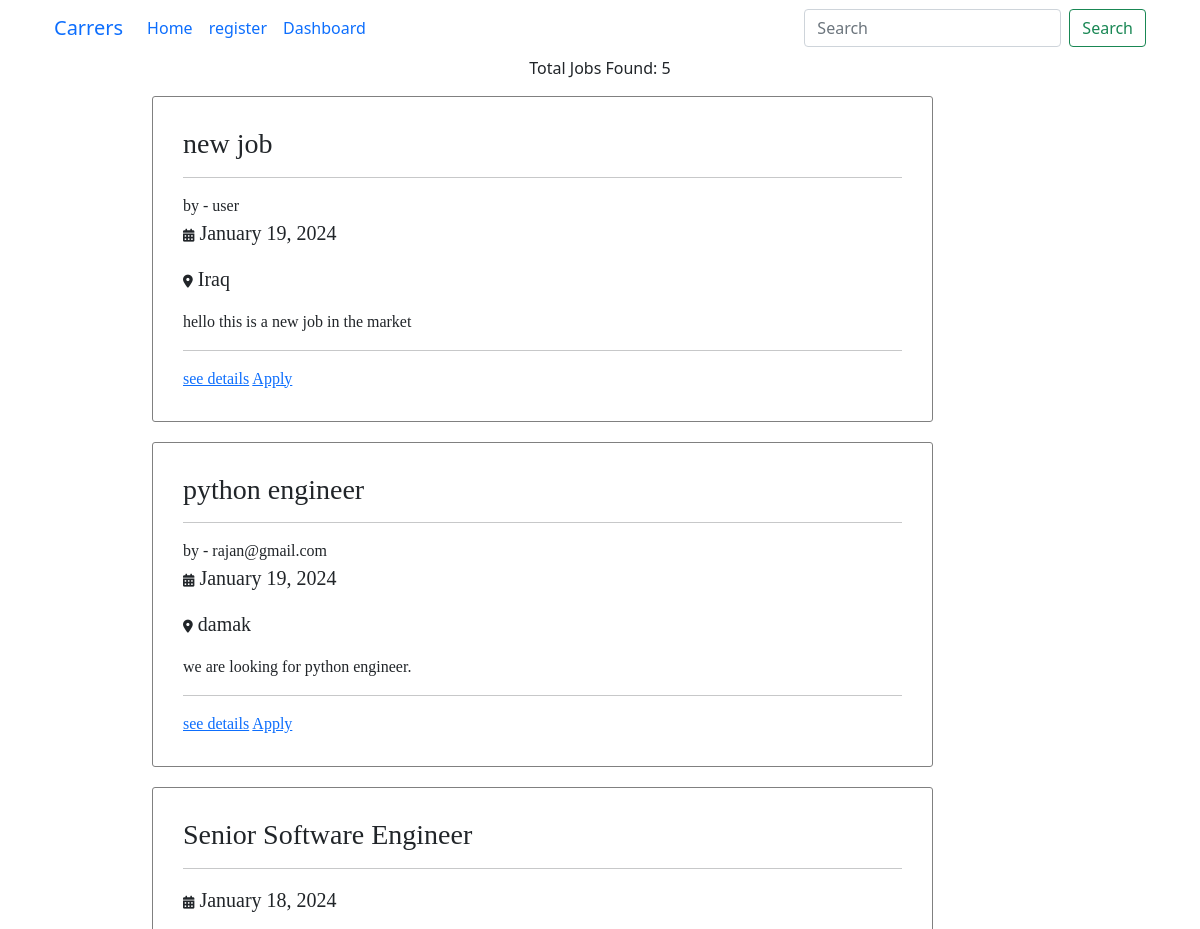
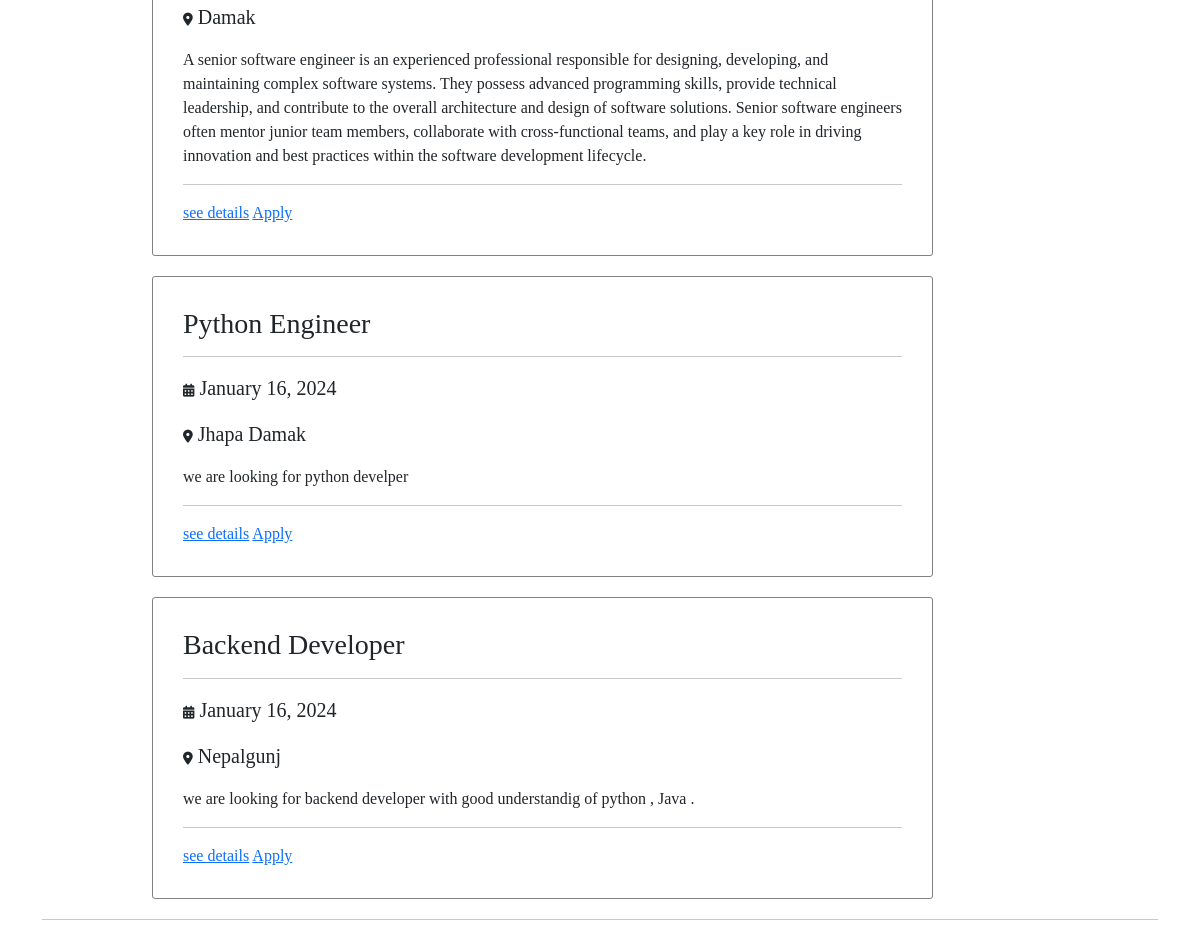
The page / on the database its author committed (2 pictures, top to bottom).
### easy_apply_job/models.py (models this page shows, shortened)
class Job(models.Model):
    JOB_TYPE = [
    ('internship', 'Internship'),
    ('junior-developer', 'Junior-developer'),
    ('mid/sinior', 'Mid/Sinior')
    ]
    title = models.CharField(max_length=255)
    date_posted = models.DateTimeField(auto_now_add=True)
    location = models.CharField(max_length=500)
    description = models.TextField()
    user = models.OneToOneField(User, on_delete = models.CASCADE, null = True)
    job_type = models.CharField(max_length=255, choices=JOB_TYPE)
    requirements = models.TextField(blank = True)
    experience = models.PositiveIntegerField(null = True, blank = True)
    class Meta:
        ordering = ['-date_posted']

### easy_apply_job/views.py (the view)
# urls.py: path('', views.index, name = 'index'),
def index(request):
    jobs = Job.objects.all()
    context = {
        'jobs':jobs
    }
    return render(request,'easy_apply_job/listing.html', context)

### easy_apply_job/templates/easy_apply_job/listing.html (shortened to what this page needs)
{%extends 'easy_apply_job/base.html'%}
{%block content%}
<div class = 'text-center'><p>Total Jobs Found: {{ jobs|length }}</p></div>
{%for job in jobs%}
<div class = 'content'>
<h3 class="heading">{{job.title}}</h3>
<hr>
{%if job.user%}
by - {{job.user}}
{%endif%}
<p class="lead">
    <i class="fa-solid fa-calendar-days icon"></i> {{job.date_posted|date:'F d, Y'}}
</p>
<p class = "lead">
    <i class="fa-solid fa-location-dot icon"></i> {{job.location}}
</p>
<p class = "description">{{job.description}}</p>
<hr>
<a href="{%url 'job-detail' job.id%}">see details</a>
<a href="{%url 'apply' job.id%}">Apply</a>
</div>
{%endfor%}
<hr>
{%endblock content%}

### easy_apply_job/templates/easy_apply_job/base.html (shortened to what this page needs)
{%load static%}
<!DOCTYPE html>
<html lang="en">
<head>
    <link rel="stylesheet" href="{%static 'easy_apply_job/main.css'%}">
    <link href="https://cdn.jsdelivr.net/npm/bootstrap@5.0.2/dist/css/bootstrap.min.css" rel="stylesheet">
    <link rel="stylesheet" href="https://cdnjs.cloudflare.com/ajax/libs/font-awesome/6.4.2/css/all.min.css"/>
</head>
<body>
<div class = 'container'>
  {% include "easy_apply_job/navbar.html" %}
    {%block content%}
    {%endblock content%}
</body>
</html>

### easy_apply_job/templates/easy_apply_job/navbar.html (shortened to what this page needs)
<nav class="navbar navbar-expand-lg bg-body-tertiary">
    <div class="container-fluid">
      <a class="navbar-brand" href="{%url 'index'%}">Carrers</a>
      <div class="collapse navbar-collapse" id="navbarSupportedContent">
        <ul class="navbar-nav me-auto mb-2 mb-lg-0">
          <li class="nav-item">
            <a class="nav-link active" aria-current="page" href="{%url 'index'%}">Home</a>
          </li>
          <li class="nav-item">
            <a class="nav-link" href="{%url 'register'%}">register</a>
          </li>
          <li class="nav-item">
            <a class="nav-link" href="{%url 'applied'%}">Dashboard</a>
          </li>
        </ul>
        <form class="d-flex" role="search">
          <input class="form-control me-2" type="search" placeholder="Search" aria-label="Search">
          <button class="btn btn-outline-success" type="submit">Search</button>
        </form>
      </div>
    </div>
  </nav>

### easy_apply_job/static/easy_apply_job/main.css (style rules this page uses)
* { margin: 0px; padding: 0px; }
.content { width: 70%; border: 1px solid gray; border-radius: 3px; padding: 30px; margin-bottom: 20px; margin-left: 110px; font-family: 'Times New Roman', Times, serif; }
.icon { font-size: small; }

### rows shown on the page
Job: title "new job", user "user", date_posted "January 19, 2024", location "Iraq", description "hello this is a new job in the market"
Job: title "python engineer", user "rajan@gmail.com", date_posted "January 19, 2024", location "damak", description "we are looking for python engineer."
Job: title "Senior Software Engineer", date_posted "January 18, 2024", location "Damak", description "A senior software engineer is an experienced professional responsible for designing, developing, and maintaining complex software systems. They possess advanced programming skills, provide technical leadership, and contribute to the overall architecture and design of software solutions. Senior software engineers often mentor junior team members, collaborate with cross-functional teams, and play a key role in driving innovation and best practices within the software development lifecycle."
Job: title "Python Engineer", date_posted "January 16, 2024", location "Jhapa Damak", description "we are looking for python develper"
Job: title "Backend Developer", date_posted "January 16, 2024", location "Nepalgunj", description "we are looking for backend developer with good understandig of python , Java ."

### other values the page prints
{{ jobs|length }} "5"
